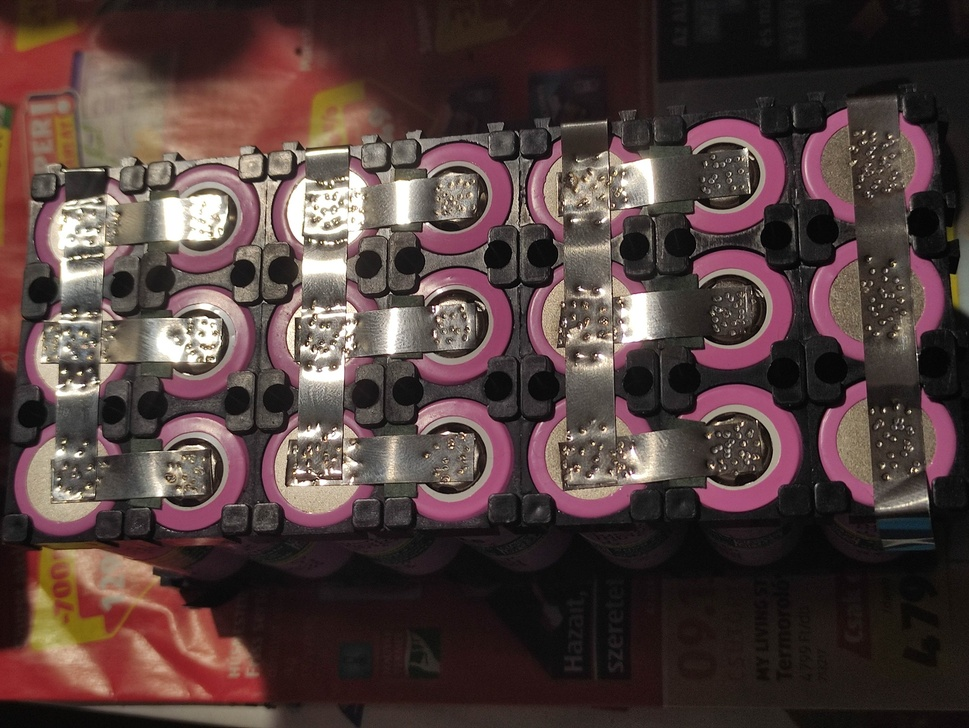
#> input picture photos/1.jpg, 969 x 728 px, shrunk from 2048 x 1538 before the run, found by its file name
$ python cirecleRecognising4.py
#> lines starting #> are read from the running program, lines starting #| are printed output that depends on the picture; after the words box and inside, x2 and y2 are one past the last pixel; in counts of white or black regions, pixels touching at a corner belong together
import cv2
import numpy as np

def detect_circles(image_gray):
    # Blur per ridurre rumore
    blurred = cv2.GaussianBlur(image_gray, (9, 9), 2)

    # Canny + HoughCircles
    circles = cv2.HoughCircles(
        blurred,
        cv2.HOUGH_GRADIENT,
        dp=1.2,
        minDist=40,         # distanza tra centri di batterie (regolare)
        param1=200,         # soglia Canny
        param2=28,          # soglia centro cerchio (aumenta se rileva troppo)
        minRadius=50,       # batteria piccola
        maxRadius=100        # batteria grande
    )

    if circles is not None:
        circles = np.uint16(np.around(circles[0]))
        return circles
    return []

def group_circles_by_row(circles, tolerance=15):
    rows = []
    for circle in sorted(circles, key=lambda c: c[1]):  # ordina per y (riga)
        added = False
        for row in rows:
            if abs(circle[1] - row[0][1]) < tolerance:
                row.append(circle)
                added = True
                break
        if not added:
            rows.append([circle])
    # ordina ogni riga per x
    rows = [sorted(row, key=lambda c: c[0]) for row in rows]
    return rows

def draw_detected_rows(image, grouped_circles):
    for row in grouped_circles:
        for (x, y, r) in row:
            cv2.circle(image, (x, y), r, (0, 255, 0), 2)
            cv2.circle(image, (x, y), 2, (0, 0, 255), 3)

    # opzionale: disegna linee tra i centri della stessa riga
    for row in grouped_circles:
        for i in range(len(row) - 1):
            pt1 = (row[i][0], row[i][1])
            pt2 = (row[i+1][0], row[i+1][1])
            cv2.line(image, pt1, pt2, (255, 0, 0), 1)

def main():
    image = cv2.imread('photos/1.jpg')
#> image is the input picture: shape (728, 969, 3); mean B, G, R 60.1, 62.4, 81.3
    if image is None:
        print("Errore: immagine non trovata.")
        return

    gray = cv2.cvtColor(image, cv2.COLOR_BGR2GRAY)
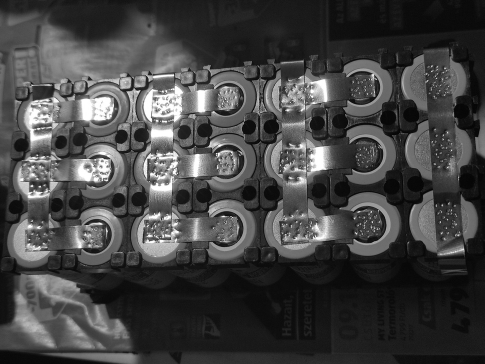
#> gray: shape (728, 969) (shown at 1/2 size); min 0, max 255, mean 67.8
    circles = detect_circles(gray)
#> in detect_circles, `blurred = cv2.GaussianBlur(image_gray, (9, 9), 2)`:
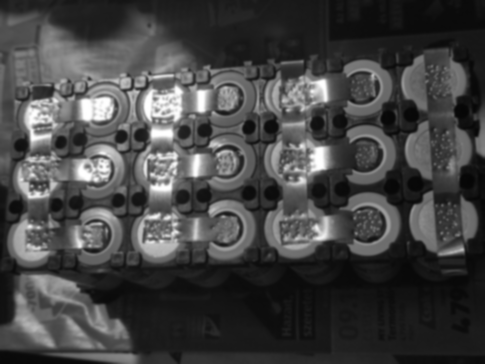
#> blurred: shape (728, 969) (shown at 1/2 size); min 6, max 255, mean 67.8
#> in detect_circles, `circles = cv2.HoughCircles( blurred, cv2.HOUGH_GRADIENT, dp=1.2, minDi..`: circles = 18 rows, first 8: [736.2, 447, 63.56], [882.6, 442.2, 64.04], [591, 455.4, 62.84], [214.2, 232.2, 63.68], [582.6, 319.8, 54.68], [731.4, 317.4, 67.76], [337.8, 215.4, 67.04], [865.8, 299.4, 56.36]
#> in detect_circles, `circles = np.uint16(np.around(circles[0]))`: circles = 18 rows, first 8: [736, 447, 64], [883, 442, 64], [591, 455, 63], [214, 232, 64], [583, 320, 55], [731, 317, 68], [338, 215, 67], [866, 299, 56]

    print(f"Rilevati {len(circles)} cerchi")
#| Rilevati 18 cerchi

    grouped = group_circles_by_row(circles)
#> the loop in group_circles_by_row, `for circle in sorted(circles, key=lambda c: c[1]):` made 18 passes
#> circle on passes 1 to 8: [855, 165, 53], [728, 189, 70], [584, 193, 55], [163, 212, 60], [338, 215, 67], [465, 217, 73], [214, 232, 64], [866, 299, 56]
#> after the loop in group_circles_by_row, `for circle in sorted(circles, key=lambda c: c[1]):`: row = [[454, 460, 61], [328, 471, 66], [197, 471, 57]]; rows = 10 items, first 6: [[855, 165, 53]], [[728, 189, 70], [584, 193, 55]], [[163, 212, 60], [338, 215, 67], [465, 217, 73]], [[214, 232, 64]], [[866, 299, 56]], [[731, 317, 68], [583, 320, 55]]
#> in group_circles_by_row, `rows = [sorted(row, key=lambda c: c[0]) for row in rows]`: rows = 10 items, first 6: [[855, 165, 53]], [[584, 193, 55], [728, 189, 70]], [[163, 212, 60], [338, 215, 67], [465, 217, 73]], [[214, 232, 64]], [[866, 299, 56]], [[583, 320, 55], [731, 317, 68]]
#> grouped has the same summary as rows in group_circles_by_row

    print(f"Raggruppati in {len(grouped)} righe")
#| Raggruppati in 10 righe
    for i, row in enumerate(grouped):
        print(f"  Riga {i+1}: {len(row)} cerchi")
#> this loop made 10 passes
#> row on passes 1 to 8: [[855, 165, 53]], [[584, 193, 55], [728, 189, 70]], [[163, 212, 60], [338, 215, 67], [465, 217, 73]], [[214, 232, 64]], [[866, 299, 56]], [[583, 320, 55], [731, 317, 68]], [[205, 341, 90]], [[89, 359, 64]]
#> (printed output is left out)

    draw_detected_rows(image, grouped)
#> the loop in draw_detected_rows, `for row in grouped_circles:` made 10 passes
#> after the loop in draw_detected_rows, `for row in grouped_circles:`:
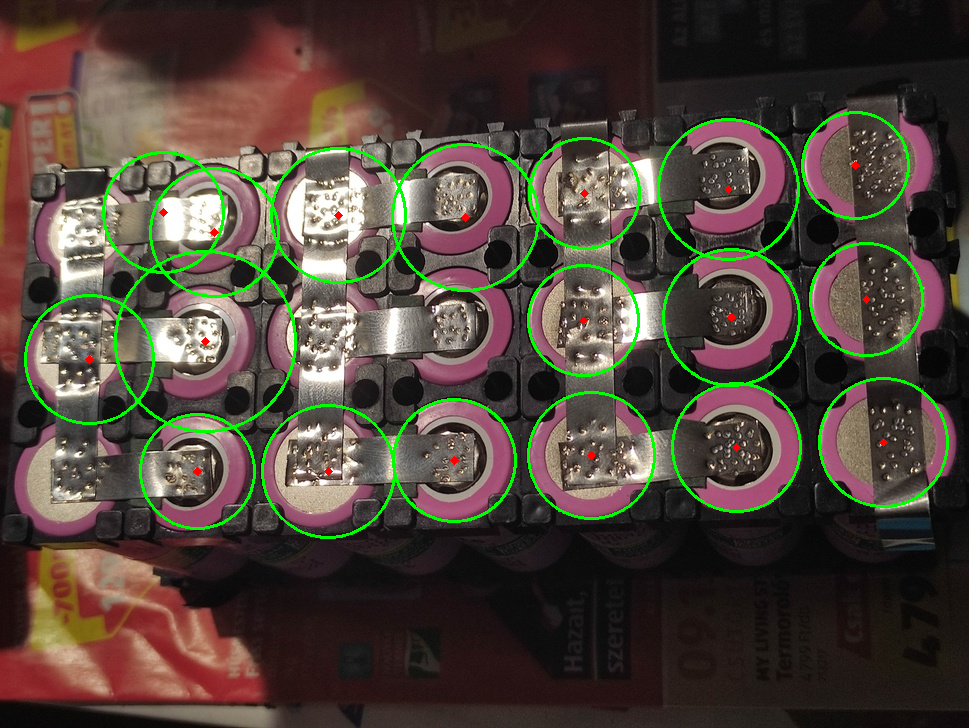
#> image: shape (728, 969, 3); 3.1% of pixels changed, all inside (x1, y1, x2, y2) = (24, 111, 949, 539)
#> after the loop in draw_detected_rows, `for row in grouped_circles:`:
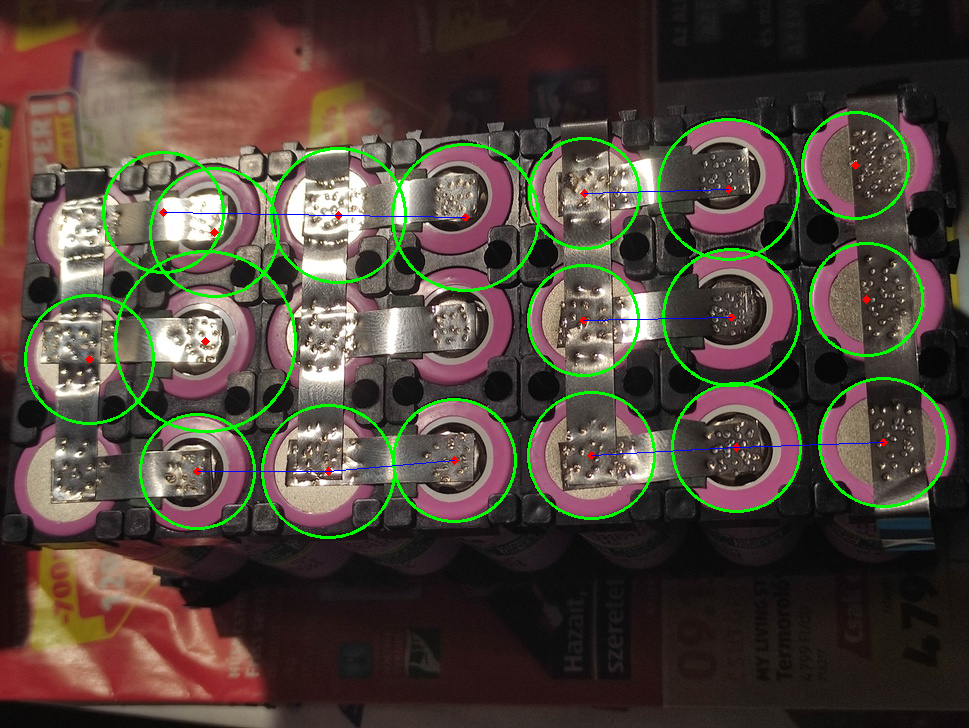
#> image: shape (728, 969, 3); 0.16% of pixels changed, all inside (x1, y1, x2, y2) = (163, 189, 884, 472)

    cv2.imshow("Batterie rilevate", image)
    cv2.imwrite("batterie_output.jpg", image)
    cv2.waitKey(0)
    cv2.destroyAllWindows()

if __name__ == "__main__":
    main()

$ run again, with photos/10.jpg copied over photos/1.jpg
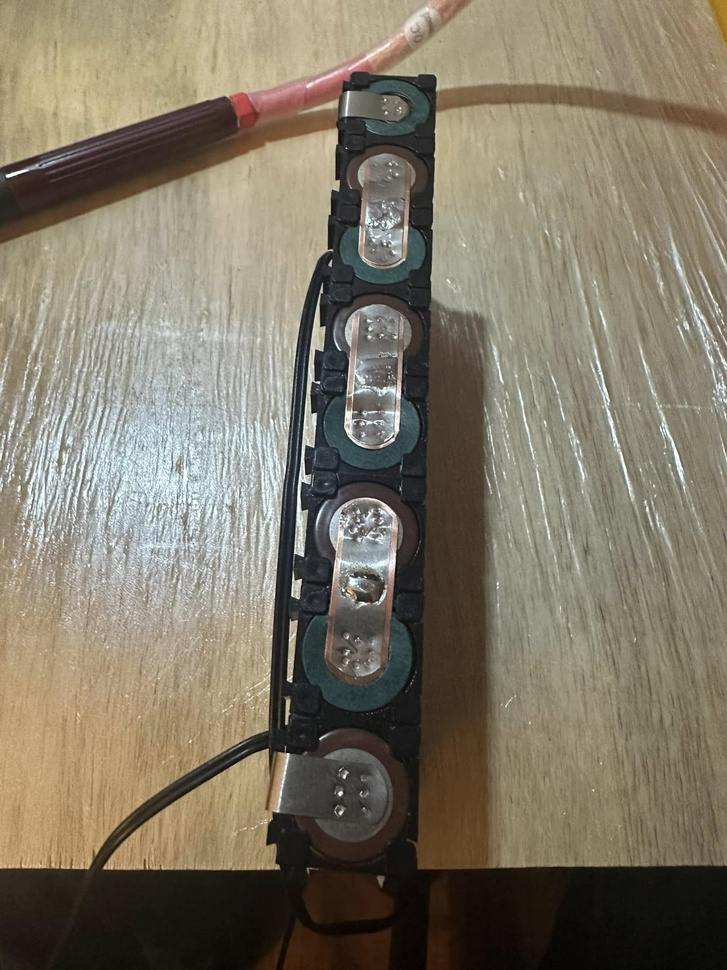
#> input picture photos/10.jpg, 727 x 970 px, shrunk from 1536 x 2048 before the run, found by its file name
#> in main, image is the input picture: shape (970, 727, 3); mean B, G, R 103, 119.7, 127.8
#> in main, `gray = cv2.cvtColor(image, cv2.COLOR_BGR2GRAY)`:
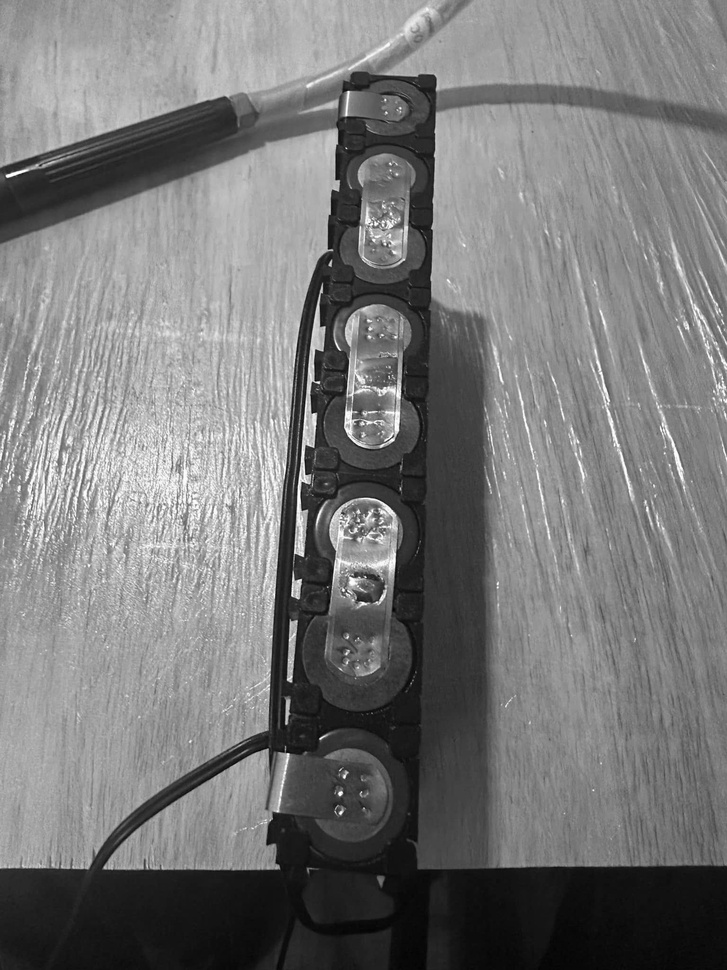
#> gray: shape (970, 727); min 0, max 255, mean 120.2
#> in detect_circles, `circles = cv2.HoughCircles( blurred, cv2.HOUGH_GRADIENT, dp=1.2, minDi..`: circles = None
#> in main, `circles = detect_circles(gray)`: circles = []
#| Rilevati 0 cerchi
#| Raggruppati in 0 righe

$ run again, with photos/11.jpg copied over photos/1.jpg
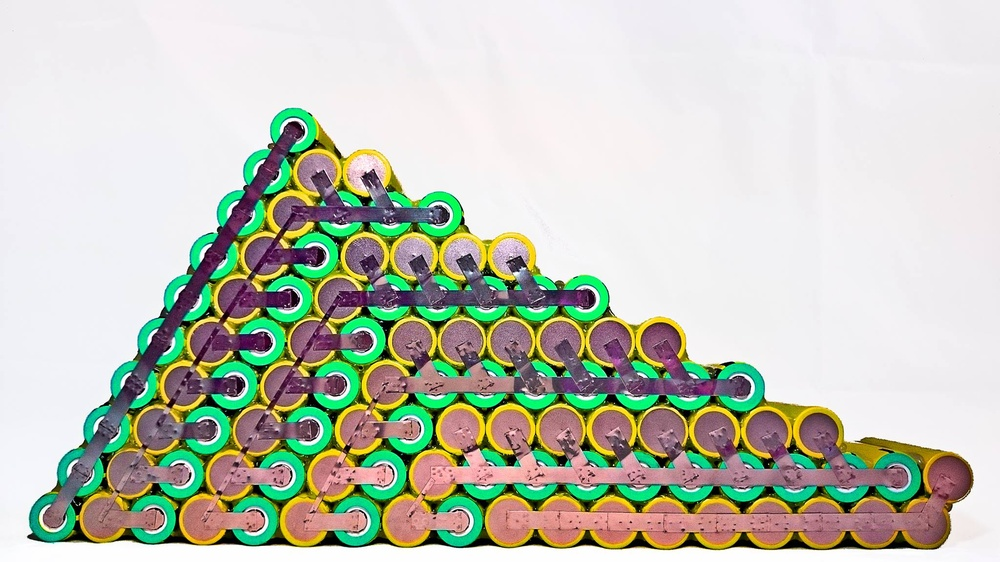
#> input picture photos/11.jpg, 1000 x 562 px, shrunk from 2048 x 1152 before the run, found by its file name
#> in main, image is the input picture: shape (562, 1000, 3); mean B, G, R 183.6, 197.9, 193.5
#> in detect_circles, `circles = cv2.HoughCircles( blurred, cv2.HOUGH_GRADIENT, dp=1.2, minDi..`: circles = 34 rows, first 8: [281.4, 336.6, 96.68], [313.8, 228.6, 96.68], [252.6, 369, 86.12], [339, 313.8, 96.68], [355.8, 377.4, 99.32], [223.8, 400.2, 92.72], [287.4, 282.6, 87.44], [215.4, 453, 91.4]
#> in detect_circles, `circles = np.uint16(np.around(circles[0]))`: circles = 34 rows, first 8: [281, 337, 97], [314, 229, 97], [253, 369, 86], [339, 314, 97], [356, 377, 99], [224, 400, 93], [287, 283, 87], [215, 453, 91]
#| Rilevati 34 cerchi
#> the loop in group_circles_by_row, `for circle in sorted(circles, key=lambda c: c[1]):` made 34 passes
#> circle on passes 1 to 8: [350, 205, 83], [266, 209, 54], [314, 229, 97], [343, 268, 83], [401, 281, 86], [287, 283, 87], [244, 293, 71], [339, 314, 97]
#> after the loop in group_circles_by_row, `for circle in sorted(circles, key=lambda c: c[1]):`: row = [[670, 481, 89], [461, 490, 58]]; rows = 13 items, first 6: [[350, 205, 83], [266, 209, 54]], [[314, 229, 97]], [[343, 268, 83], [401, 281, 86]], [[287, 283, 87], [244, 293, 71]], [[339, 314, 97], [433, 322, 52]], [[281, 337, 97], [215, 339, 80]]
#> in group_circles_by_row, `rows = [sorted(row, key=lambda c: c[0]) for row in rows]`: rows = 13 items, first 6: [[266, 209, 54], [350, 205, 83]], [[314, 229, 97]], [[343, 268, 83], [401, 281, 86]], [[244, 293, 71], [287, 283, 87]], [[339, 314, 97], [433, 322, 52]], [[215, 339, 80], [281, 337, 97]]
#> grouped has the same summary as rows in group_circles_by_row
#| Raggruppati in 13 righe
#> the loop in main, `for i, row in enumerate(grouped):` made 13 passes
#> row on passes 1, 2, 3, 4, 5, 6, 8, 10: [[266, 209, 54], [350, 205, 83]], [[314, 229, 97]], [[343, 268, 83], [401, 281, 86]], [[244, 293, 71], [287, 283, 87]], [[339, 314, 97], [433, 322, 52]], [[215, 339, 80], [281, 337, 97]], [[356, 377, 99]], [[387, 419, 54]]
#> (printed output is left out)
#> the loop in draw_detected_rows, `for row in grouped_circles:` made 13 passes
#> after the loop in draw_detected_rows, `for row in grouped_circles:`:
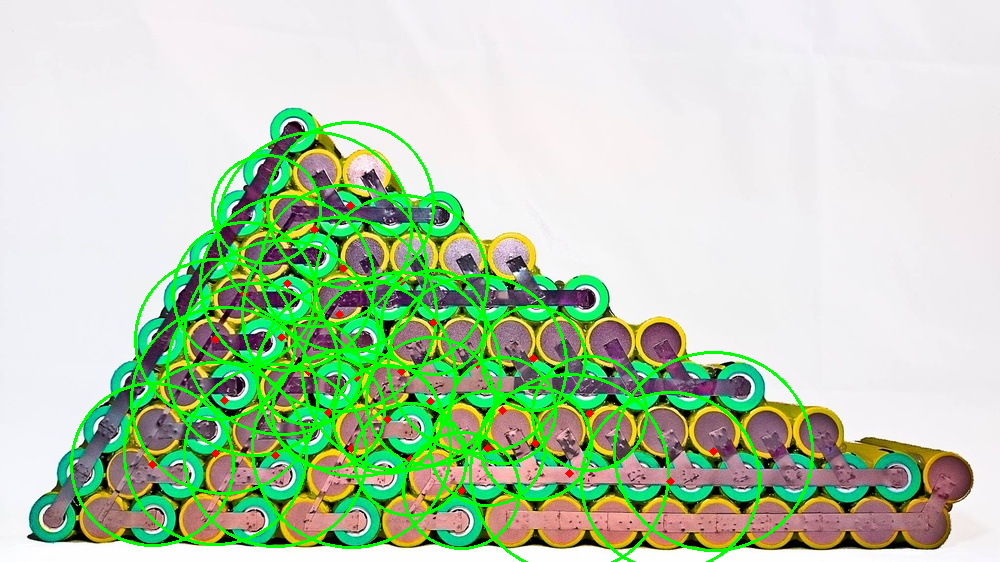
#> image: shape (562, 1000, 3); 7.75% of pixels changed, all inside (x1, y1, x2, y2) = (70, 121, 814, 562)
#> after the loop in draw_detected_rows, `for row in grouped_circles:`:
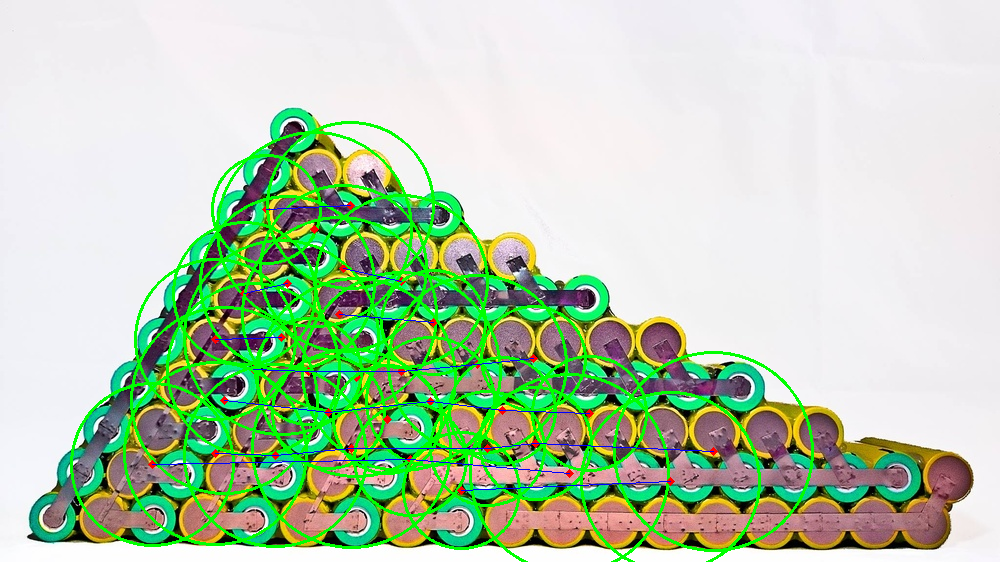
#> image: shape (562, 1000, 3); 0.38% of pixels changed, all inside (x1, y1, x2, y2) = (152, 205, 714, 491)
